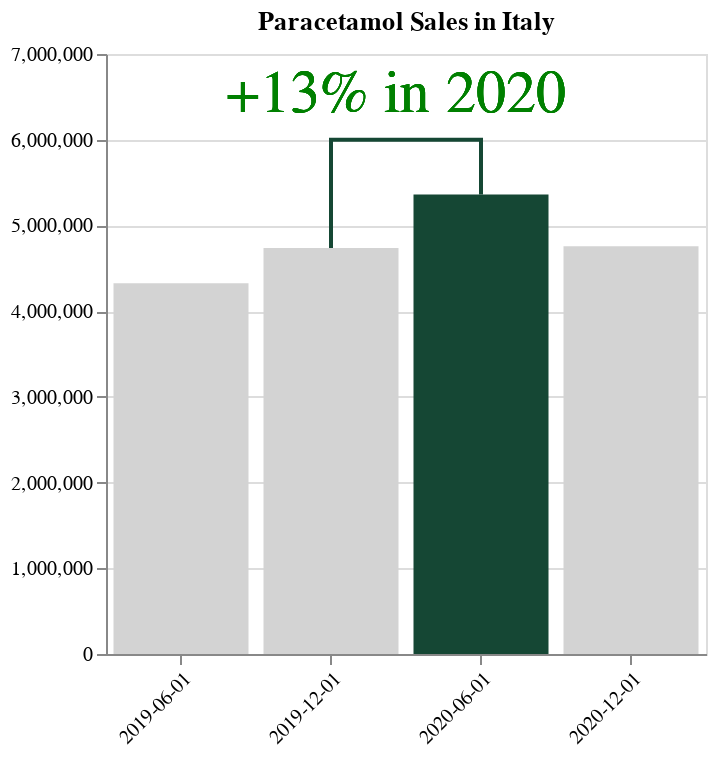

Notebook cell for this chart:
### Code cell
line = alt.Chart(df).mark_bar().encode(
    alt.Y('tot:Q',title=None,scale=scale_config),
    alt.X('Date:O', axis=alt.Axis(labelAngle=-45), title=None),
    tooltip=[alt.Tooltip('Date:O', title='Date'), alt.Tooltip('tot:Q', format=',', title='paracetamol')],
    color=alt.condition(
        alt.datum.Date == '2020-06-01',  # If the Year is 2020,
        alt.value('#154734'),     # highlight a bar with green.
        alt.value('lightgrey')   # And grey for the rest of the bars
     ),
).properties(title=title,width=width,height=height)
line + text + ann

### Figure 1 — Vega-Lite specification as saved in the notebook (floating-point values rounded to 4 significant figures)
{"config": {"view": {"continuousWidth": 400, "continuousHeight": 300}}, "layer": [{"mark": "bar", "encoding": {"color": {"condition": {"value": "#154734", "test": "(datum.Date === '2020-06-01')"}, "value": "lightgrey"}, "tooltip": [{"type": "ordinal", "field": "Date", "title": "Date"}, {"type": "quantitative", "field": "tot", "format": ",", "title": "paracetamol"}], "x": {"type": "ordinal", "axis": {"labelAngle": -45}, "field": "Date", "title": null}, "y": {"type": "quantitative", "field": "tot", "scale": {"domain": [0, 7000000]}, "title": null}}, "height": 300, "title": "Paracetamol Sales in Italy", "width": 300}, {"mark": {"type": "text", "color": "green", "dx": -5, "font": "utopia-std, serif", "fontSize": 30, "text": "+13% in 2020", "x": 150.0, "y": 20}, "encoding": {}}, {"data": {"name": "data-4996ff854bd723ba896f8ba06bdee7fe"}, "mark": {"type": "line", "color": "#154734"}, "encoding": {"x": {"type": "nominal", "field": "Year"}, "y": {"type": "quantitative", "field": "Value"}}}], "data": {"name": "data-53c48ecedbeb8f979f1bd63af73c47b2"}, "$schema": "https://vega.github.io/schema/vega-lite/v4.8.1.json", "datasets": {"data-53c48ecedbeb8f979f1bd63af73c47b2": [{"index": 6, "Date": "2019-06-01", "20 cps": 2212298, "30 cps": 2112443, "tot": 4324741}, {"index": 7, "Date": "2019-12-01", "20 cps": 2337481, "30 cps": 2399045, "tot": 4736526}, {"index": 8, "Date": "2020-06-01", "20 cps": 2889999, "30 cps": 2470717, "tot": 5360716}, {"index": 9, "Date": "2020-12-01", "20 cps": 2385066, "30 cps": 2371008, "tot": 4756074}], "data-4996ff854bd723ba896f8ba06bdee7fe": [{"Year": "2019-12-01", "Value": 4736526}, {"Year": "2019-12-01", "Value": 6000000}, {"Year": "2020-06-01", "Value": 6000000}, {"Year": "2020-06-01", "Value": 5360716}]}}
